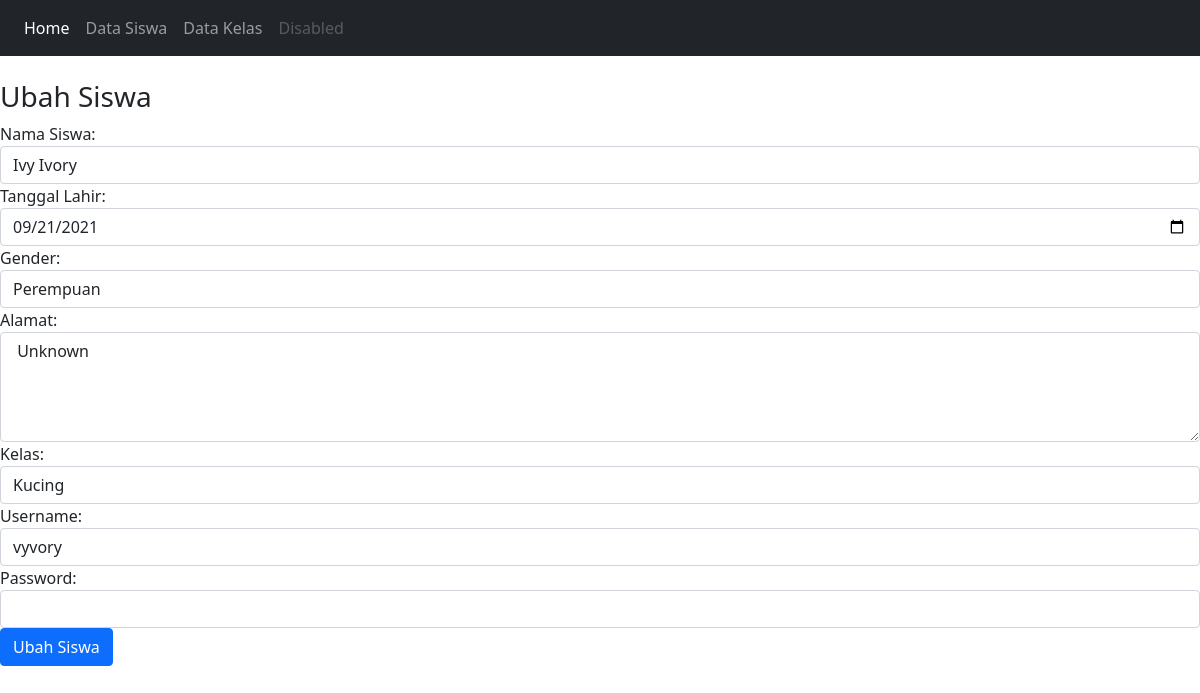
The page /Perpustakaan/ubah_siswa.php?id_siswa=1 on the database its author committed.
### tables this page shows
CREATE TABLE `siswa` (
  `id_siswa` int(11) NOT NULL,
  `nama_siswa` varchar(100) NOT NULL,
  `tanggal_lahir` date NOT NULL,
  `gender` enum('L','P') NOT NULL,
  `alamat` text NOT NULL,
  `username` varchar(255) NOT NULL,
  `password` varchar(255) NOT NULL,
  `id_kelas` int(11) NOT NULL
);

### Perpustakaan/ubah_siswa.php (the view, shortened to what this page needs)
<!DOCTYPE html>
<html lang="en">
<head>
  <link rel="stylesheet" href="https://maxcdn.bootstrapcdn.com/bootstrap/4.5.2/css/bootstrap.min.css">
        <link href="https://cdn.jsdelivr.net/npm/bootstrap@5.0.1/dist/css/bootstrap.min.css"
        rel="stylesheet"
>
    </head>
    <body>
    <nav class="navbar navbar-expand-sm bg-dark navbar-dark">
  <ul class="navbar-nav">
    <li class="nav-item active">
      <a class="nav-link" href="index.php">Home</a>
    </li>
    <li class="nav-item">
      <a class="nav-link" href="tampil_siswa.php">Data Siswa</a>
    </li>
    <li class="nav-item">
      <a class="nav-link" href="tampil_kelas.php">Data Kelas</a>
    </li>
    <li class="nav-item">
      <a class="nav-link disabled" href="#">Disabled</a>
    </li>
  </ul>
</nav>
        <?php
        include "koneksi.php";
        $qry_get_siswa = mysqli_query($conn, "select * from siswa where id_siswa = '".$_GET['id_siswa']."'");
        $dt_siswa = mysqli_fetch_array($qry_get_siswa);
        ?>
        <br><h3>Ubah Siswa</h3>
        <form action = "proses_ubah_siswa.php" method = "post">
            Nama Siswa:
            <input type = "text" name = "nama_siswa" value = "<?php echo $dt_siswa['nama_siswa']?>" class = "form-control">
            Tanggal Lahir:
            <input type = "date" name = "tanggal_lahir" value = "<?php echo $dt_siswa['tanggal_lahir']?>" class = "form-control">
            Gender:
            <?php
            $arr_gender = array ('L' => 'Laki-laki', 'P' => 'Perempuan');
            ?>
            <select name = "gender" class = "form-control">
                <?php
                foreach ($arr_gender as $key_gender => $val_gender);
                if($key_gender == $dt_siswa ['gender']){
                    $select = "selected";
                } else {
                    $select = "";
                }
                ?>
                <option value = "<?=$key_gender?>"
                <?=$select?>><?=$val_gender?></option>
            </select>
            Alamat:
            <textarea name = "alamat" class = "form-control" rows = "4"> <?php echo $dt_siswa['alamat']?></textarea>
            Kelas:
            <select name = "id_kelas" class = "form-control">
                <?php
                include "koneksi.php";
                $qry_kelas = mysqli_query($conn, "select * from kelas");
                while ($data_kelas = mysqli_fetch_array ($qry_kelas)){
                    if($data_kelas['id_kelas'] == $dt_siswa['id_kelas']){
                        $select = "selected";
                    } else {
                        $select = "";
                    }
                        echo '<option value = "'.$data_kelas['id_kelas'].'"
                        '.$select.'>'.$data_kelas['nama_kelas'].'</option>';
                }
                ?>
            </select>
            Username:
            <input type = "text" name = "username" value = "<?php echo $dt_siswa['username']?>" class = "form-control">
            Password:
            <input type = "password" name = "password" value = "" class = "form-control">
            <input type = "submit" name = "simpan" value = "Ubah Siswa" class = "btn btn-primary">
        </form>
    </body>
</html>

### rows shown on the page
siswa: nama_siswa "Ivy Ivory", tanggal_lahir "09/21/2021", alamat "Unknown", username "vyvory"

### other values the page prints
form field gender "Perempuan"
form field id_kelas "Kucing"
